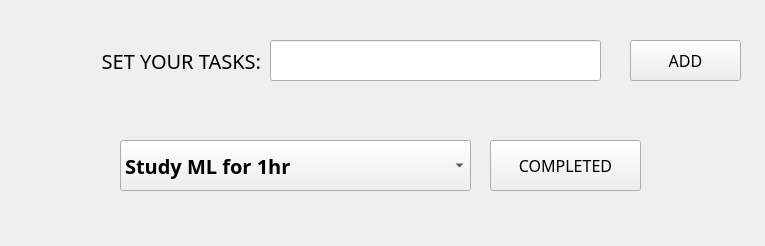
<?xml version="1.0" encoding="UTF-8"?>
<ui version="4.0">
 <class>form1</class>
 <widget class="QWidget" name="form1">
  <property name="geometry">
   <rect>
    <x>0</x>
    <y>0</y>
    <width>765</width>
    <height>246</height>
   </rect>
  </property>
  <property name="windowTitle">
   <string>DAILY TASKS</string>
  </property>
  <widget class="QLabel" name="l1">
   <property name="geometry">
    <rect>
     <x>10</x>
     <y>40</y>
     <width>251</width>
     <height>41</height>
    </rect>
   </property>
   <property name="font">
    <font>
     <family>Arial Black</family>
     <pointsize>15</pointsize>
     <weight>50</weight>
     <bold>false</bold>
    </font>
   </property>
   <property name="text">
    <string>SET YOUR TASKS:</string>
   </property>
   <property name="alignment">
    <set>Qt::AlignRight|Qt::AlignTrailing|Qt::AlignVCenter</set>
   </property>
  </widget>
  <widget class="QLineEdit" name="le1">
   <property name="geometry">
    <rect>
     <x>270</x>
     <y>40</y>
     <width>331</width>
     <height>41</height>
    </rect>
   </property>
   <property name="font">
    <font>
     <pointsize>15</pointsize>
    </font>
   </property>
  </widget>
  <widget class="QPushButton" name="b1">
   <property name="geometry">
    <rect>
     <x>630</x>
     <y>40</y>
     <width>111</width>
     <height>41</height>
    </rect>
   </property>
   <property name="font">
    <font>
     <family>Arial Black</family>
     <pointsize>12</pointsize>
    </font>
   </property>
   <property name="text">
    <string>ADD</string>
   </property>
  </widget>
  <widget class="QComboBox" name="cb1">
   <property name="geometry">
    <rect>
     <x>120</x>
     <y>140</y>
     <width>351</width>
     <height>51</height>
    </rect>
   </property>
   <property name="font">
    <font>
     <family>Mongolian Baiti</family>
     <pointsize>15</pointsize>
     <weight>75</weight>
     <bold>true</bold>
    </font>
   </property>
   <item>
    <property name="text">
     <string>Study ML for 1hr</string>
    </property>
   </item>
   <item>
    <property name="text">
     <string>Complete Mini Project 50%</string>
    </property>
   </item>
   <item>
    <property name="text">
     <string>Complete Assignment</string>
    </property>
   </item>
  </widget>
  <widget class="QPushButton" name="b2">
   <property name="geometry">
    <rect>
     <x>490</x>
     <y>140</y>
     <width>151</width>
     <height>51</height>
    </rect>
   </property>
   <property name="font">
    <font>
     <family>Arial Black</family>
     <pointsize>12</pointsize>
    </font>
   </property>
   <property name="text">
    <string>COMPLETED</string>
   </property>
  </widget>
 </widget>
 <resources/>
 <connections/>
</ui>
